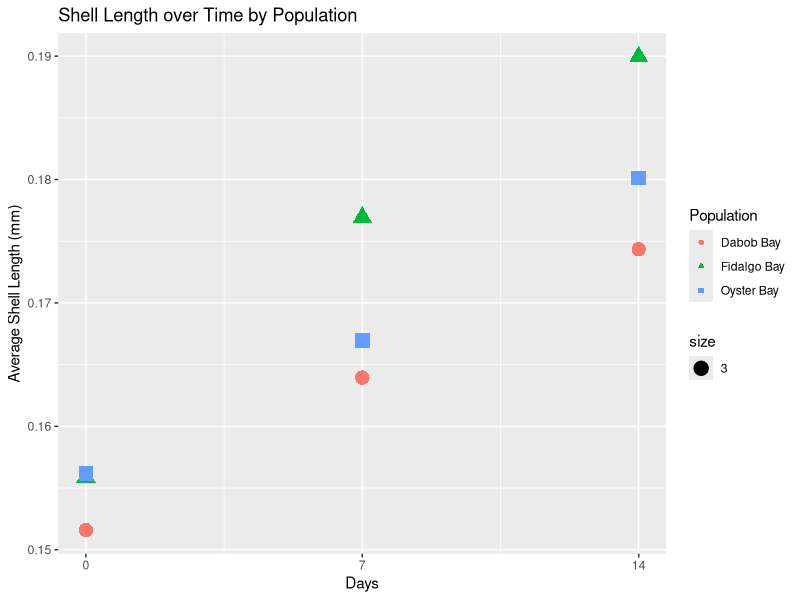
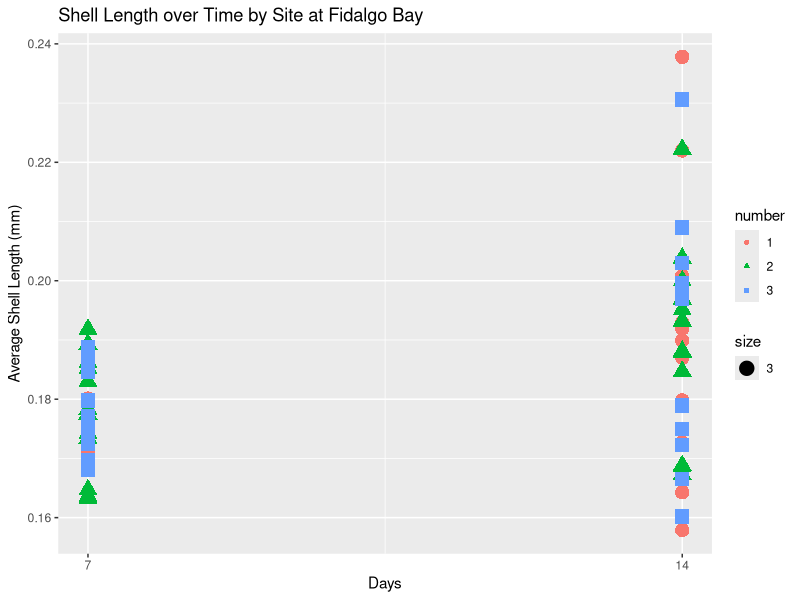
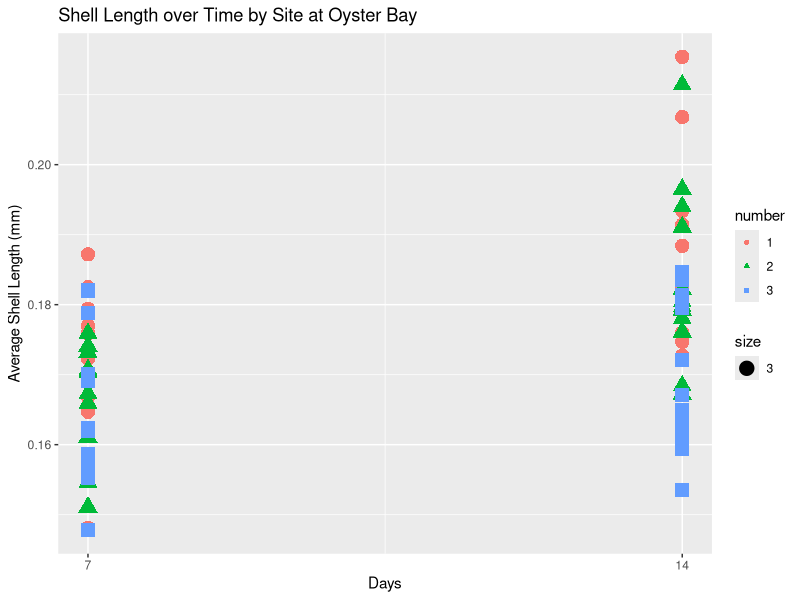
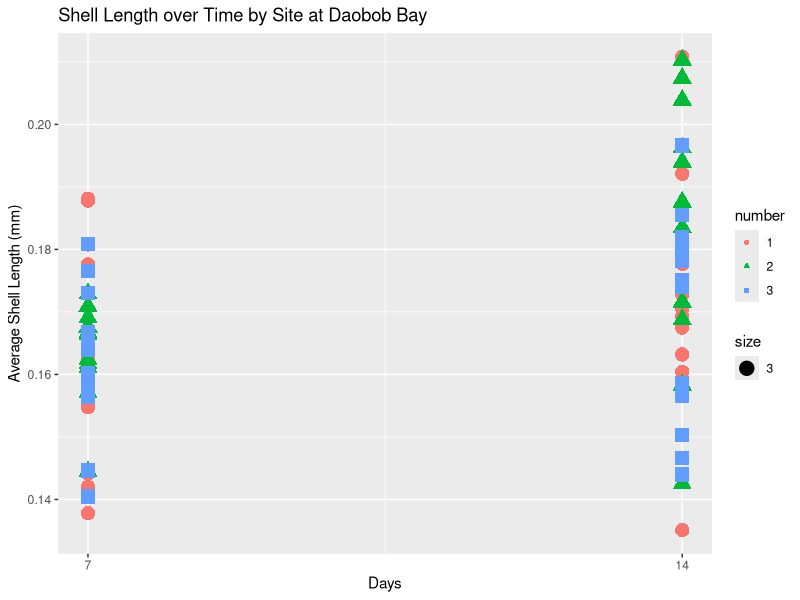

These charts were generated, in order, by the following R code:
## ---- chunk 1
library(ggplot2)
library(dplyr)
library(tidyr)
library(stringr)
## ---- chunk 2
PS_larvae <- read.csv("../raw_data/Copy of PS_Larvae.csv") 
## ---- chunk 3
popul_days <- group_by(PS_larvae, Population, Date)
#average length for each population
avg_l_popul <- summarize(popul_days, mean_l = mean(Average_Length), na.rm = TRUE)
#added column for days after start
avg_l_popul$Days = c(0, 14, 7, 0, 14, 7, 0, 14, 7)
#scatterplot of days passed vs length for each population with a line of best fit for each population
daysvslength <- ggplot(data = avg_l_popul, mapping = aes(x = Days, y = mean_l, group = Population)) +
  geom_point(aes(shape = Population, color = Population, size = 3)) +
  labs(x = "Days", y = "Average Shell Length (mm)") +
  scale_x_continuous(breaks = c (0, 7, 14)) +
  ggtitle("Shell Length over Time by Population")
print(daysvslength)
## ---- chunk 4
popul_days <- group_by(PS_larvae, Population, Date)
#made location and site number columns to use for filtering and later scatterplots
popul_days_sep <- popul_days %>%
  separate(Replicate, into = c("location", "number"), sep = "_") 
#changed NA values in Days.after.start to 0
popul_days_sep$Days.after.start[is.na(popul_days$Days.after.start)] <- 0
#making individual data tables for each location
fidalgo_bay <- filter(popul_days_sep, str_detect(location, "NF"), na.rm = TRUE)
oyster_bay <- filter(popul_days_sep, str_detect(location, "SS"), na.rm = TRUE)
daobob_bay <- filter(popul_days_sep, str_detect(location, "HC"), na.rm = TRUE)

## ---- chunk 5
#3 scatterplots of days passed vs length for each population location with site-specific data
daysvslength_fidalgo <- ggplot(data = fidalgo_bay, mapping = aes(x = Days.after.start, y = Average_Length, group = number)) +
  geom_point(aes(size = 3, shape = number, color = number)) +
  scale_x_continuous(breaks = c (0, 7, 14)) +
  labs(x = "Days", y = "Average Shell Length (mm)") +
  ggtitle("Shell Length over Time by Site at Fidalgo Bay") 
daysvslength_oyster <- ggplot(data = oyster_bay, mapping = aes(x = Days.after.start, y = Average_Length, group = number)) +
  geom_point(aes(size = 3, shape = number, color = number)) +
  scale_x_continuous(breaks = c (0, 7, 14)) +
  labs(x = "Days", y = "Average Shell Length (mm)") +
  ggtitle("Shell Length over Time by Site at Oyster Bay") 
daysvslength_daobob <- ggplot(data = daobob_bay, mapping = aes(x = Days.after.start, y = Average_Length, group = number)) +
  geom_point(aes(size = 3, shape = number, color = number)) +
  scale_x_continuous(breaks = c (0, 7, 14)) +
  labs(x = "Days", y = "Average Shell Length (mm)") +
  ggtitle("Shell Length over Time by Site at Daobob Bay") 
print(daysvslength_fidalgo)
print(daysvslength_oyster)
print(daysvslength_daobob)
